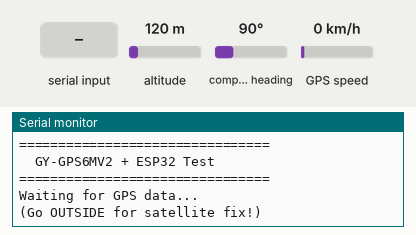
A sketch run on a simulated ESP32. On the bench: the last lines printed to the serial monitor. Inputs (shaded band) come from the test bench; at power-on: altitude 120 m, compass heading 90°, GPS speed 0 km/h. The GPS gets a fix after 3 s at 37.7749, -122.4194 with 8 satellites.

Above: at 1.2 s.
1.3 s: altitude set to 20 m
At 2.6 s:
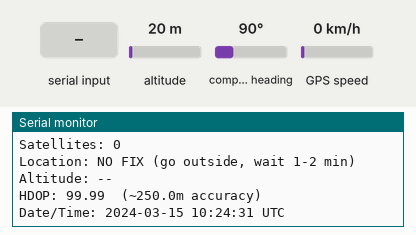
3.5 s: "1" received over the second serial link
5.5 s: compass heading set to 7°
At 6.8 s:
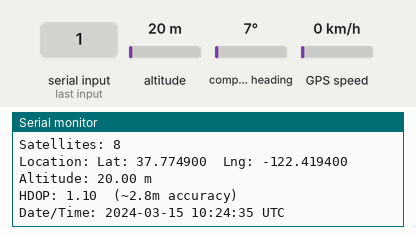
7.0 s: GPS speed set to 30 km/h
At 8.4 s:
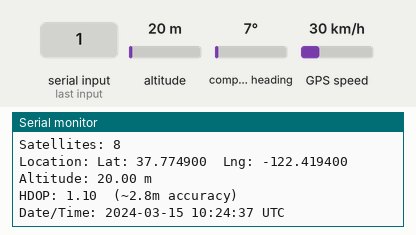

The sketch:

gps_test.ino
```cpp
/**
 * GY-GPS6MV2 + ESP32 Test
 * =======================
 * Wiring:
 *   GPS VCC → 3.3V
 *   GPS GND → GND
 *   GPS TX  → GPIO 16 (RX2)
 *   GPS RX  → GPIO 17 (TX2)
 *
 * Library: TinyGPSPlus by Mikal Hart
 *
 * Open Serial Monitor at 115200 baud to see output.
 * MUST go OUTSIDE for GPS fix — won't work indoors!
 */

#include <TinyGPSPlus.h>

TinyGPSPlus gps;
HardwareSerial gpsSerial(2);  // UART2

// Pins
#define GPS_RX_PIN 16   // ESP32 RX2 ← GPS TX
#define GPS_TX_PIN 17   // ESP32 TX2 → GPS RX
#define GPS_BAUD   9600 // GY-GPS6MV2 default baud

void setup() {
  Serial.begin(115200);
  gpsSerial.begin(GPS_BAUD, SERIAL_8N1, GPS_RX_PIN, GPS_TX_PIN);

  Serial.println();
  Serial.println("================================");
  Serial.println("  GY-GPS6MV2 + ESP32 Test");
  Serial.println("================================");
  Serial.println("Waiting for GPS data...");
  Serial.println("(Go OUTSIDE for satellite fix!)");
  Serial.println();
}

void loop() {
  // Read all available GPS data
  while (gpsSerial.available() > 0) {
    char c = gpsSerial.read();
    gps.encode(c);
  }

  // Print every 2 seconds
  static unsigned long lastPrint = 0;
  if (millis() - lastPrint >= 2000) {
    lastPrint = millis();
    printGPSData();
  }

  // Warn if no data received at all
  if (millis() > 5000 && gps.charsProcessed() < 10) {
    Serial.println("** NO GPS DATA! Check wiring: **");
    Serial.println("   GPS TX -> GPIO 16");
    Serial.println("   GPS RX -> GPIO 17");
    Serial.println("   GPS VCC -> 3.3V");
    Serial.println("   GPS GND -> GND");
    Serial.println();
    delay(5000);
  }
}

void printGPSData() {
  Serial.println("--- GPS Status ---");

  // Characters processed (proves data is flowing)
  Serial.print("Chars processed: ");
  Serial.println(gps.charsProcessed());

  // Satellites
  Serial.print("Satellites: ");
  if (gps.satellites.isValid()) {
    Serial.println(gps.satellites.value());
  } else {
    Serial.println("searching...");
  }

  // Location
  Serial.print("Location: ");
  if (gps.location.isValid()) {
    Serial.print("Lat: ");
    Serial.print(gps.location.lat(), 6);
    Serial.print("  Lng: ");
    Serial.println(gps.location.lng(), 6);
  } else {
    Serial.println("NO FIX (go outside, wait 1-2 min)");
  }

  // Altitude
  Serial.print("Altitude: ");
  if (gps.altitude.isValid()) {
    Serial.print(gps.altitude.meters());
    Serial.println(" m");
  } else {
    Serial.println("--");
  }

  // HDOP (accuracy indicator - lower is better)
  Serial.print("HDOP: ");
  if (gps.hdop.isValid()) {
    Serial.print(gps.hdop.hdop());
    float accuracy = gps.hdop.hdop() * 2.5;
    Serial.print("  (~");
    Serial.print(accuracy, 1);
    Serial.println("m accuracy)");
  } else {
    Serial.println("--");
  }

  // Date & Time (UTC)
  Serial.print("Date/Time: ");
  if (gps.date.isValid() && gps.time.isValid()) {
    Serial.printf("%04d-%02d-%02d %02d:%02d:%02d UTC",
                  gps.date.year(), gps.date.month(), gps.date.day(),
                  gps.time.hour(), gps.time.minute(), gps.time.second());
    Serial.println();
  } else {
    Serial.println("--");
  }

  Serial.println();
}
```

Measured:
- after the input at 7.0 s, the serial monitor: prints a new line after 1.0 s (image 3)
